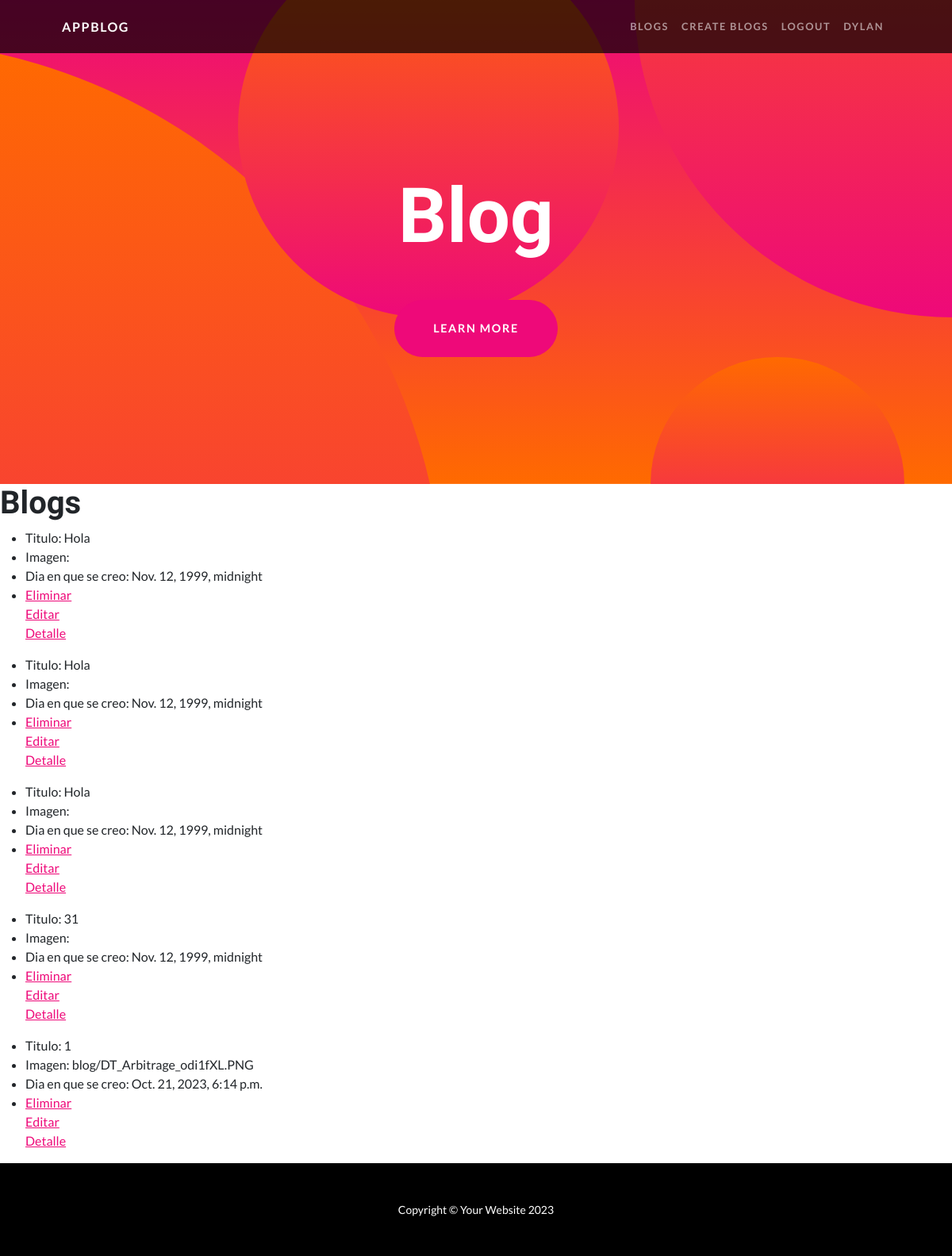
/pages/ (signed in), run on an earlier commit of the app's database.
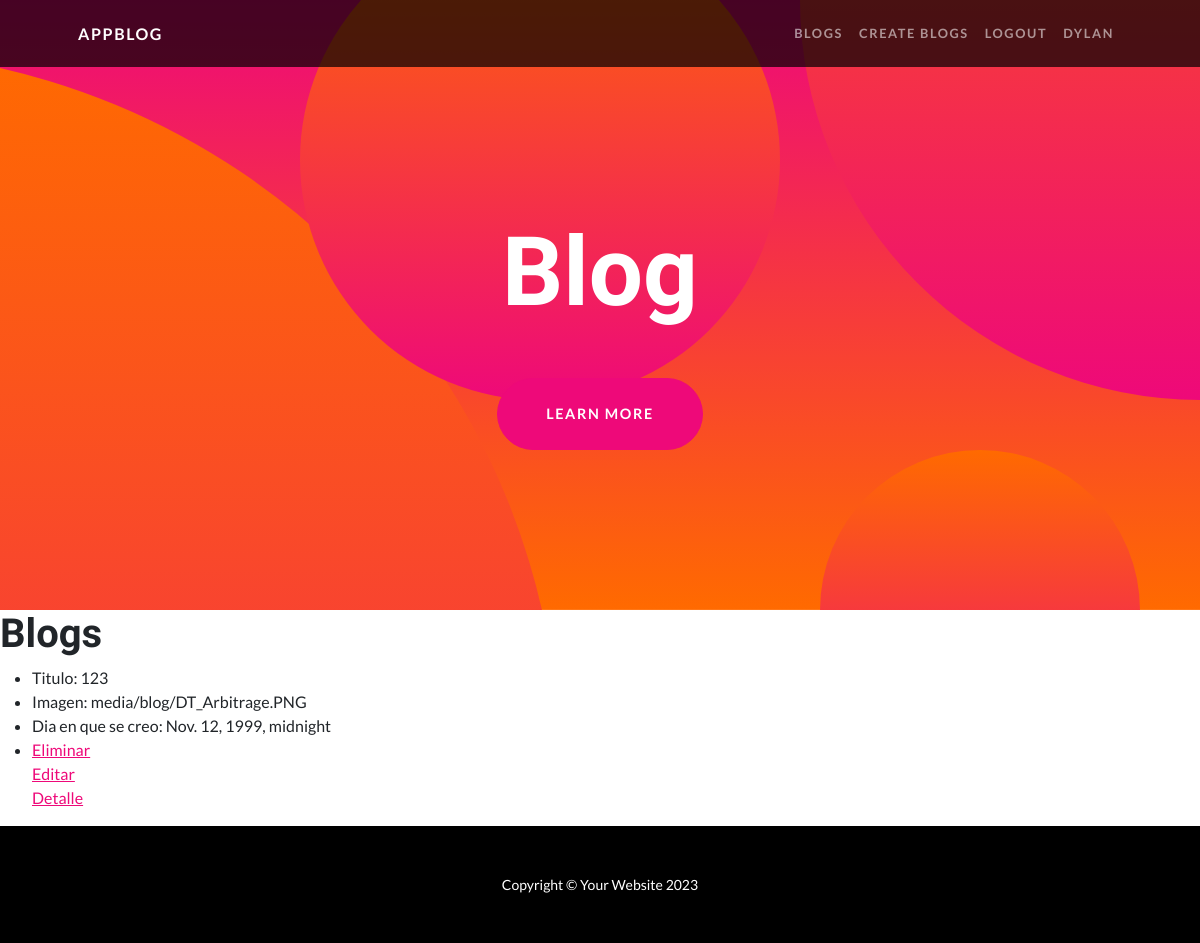
And on a later commit of the database.
### AppBlog/models.py (models this page shows, shortened)
class Blog(models.Model):
    title = models.CharField(max_length=200)
    subtitle = models.CharField(max_length=200)
    body = models.CharField(max_length=1200)
    date = models.DateTimeField()
    image = models.ImageField(upload_to='media/blog/', null=True, blank=True)

### AppBlog/views.py (the view)
# urls.py: path("pages/", BlogsListView.as_view(),  name="pages"),
class BlogsListView(LoginRequiredMixin, ListView):
    model = Blog
    template_name = "AppBlog/blogs.html"

### AppBlog/templates/AppBlog/blogs.html
{% extends "AppBlog/base.html" %}
{% load static %}
{% block sections %}
<h1>Blogs</h1>
{% for blog in object_list %}
    <ul>
        <li>Titulo: {{blog.title}}</li>
        <li>Imagen: {{blog.image}}</li>
        <li>Dia en que se creo: {{blog.date}}</li>
        <li>
            {% if request.user.is_staff%}
                <a href="{% url  'delete' blog.id %}">Eliminar</a>
                <br/>
                <a href="{% url  'update' blog.id %}">Editar</a>
                <br/>
            {% endif %}
            <a href="{% url  'detail' blog.id %}">Detalle</a>
        </li>
    </ul>
{% endfor %}
{% endblock %}

### AppBlog/templates/AppBlog/base.html (shortened to what this page needs)
<!DOCTYPE html>
<html lang="en">
    <head>
        {% load static %}
        <link href="{% static 'AppBlog/css/styles.css' %}" rel="stylesheet" />
    </head>
    <body id="page-top">
        <nav class="navbar navbar-expand-lg navbar-dark navbar-custom fixed-top">
            <div class="container px-5">
                <a class="navbar-brand" href="#page-top">AppBlog</a>
                <div class="collapse navbar-collapse" id="navbarResponsive">
                    <ul class="navbar-nav ms-auto">
                        <li class="nav-item"><a class="nav-link" href="{% url 'pages' %}">Blogs</a></li>
                        <li class="nav-item"><a class="nav-link" href="{% url 'create_blogs' %}">Create Blogs</a></li>
                        {% if request.user.is_authenticated %}
                            <li class="nav-item"><a class="nav-link" href="{% url 'logout' %}">Logout</a></li>
                            <li class="nav-item"><a class="nav-link" href="{% url 'profile' %}">{{request.user.username}}</a></li>
                        {% endif %}
                    </ul>
                </div>
            </div>
        </nav>
        <header class="masthead text-center text-white">
            <div class="masthead-content">
                <div class="container px-5">
                    <h1 class="masthead-heading mb-0">Blog</h1>
                    <a class="btn btn-primary btn-xl rounded-pill mt-5" href="#scroll">Learn More</a>
                </div>
            </div>
            <div class="bg-circle-1 bg-circle"></div>
            <div class="bg-circle-2 bg-circle"></div>
            <div class="bg-circle-3 bg-circle"></div>
            <div class="bg-circle-4 bg-circle"></div>
        </header>
        {% block sections %}
        {% endblock %}
        <footer class="py-5 bg-black">
            <div class="container px-5"><p class="m-0 text-center text-white small">Copyright &copy; Your Website 2023</p></div>
        </footer>
    </body>
</html>

What changed in the data, as far as the page shows it:
removed Blog: title "Hola", date "Nov. 12, 1999, midnight"
removed Blog: title "Hola", date "Nov. 12, 1999, midnight"
removed Blog: title "Hola", date "Nov. 12, 1999, midnight"
removed Blog: title "31", date "Nov. 12, 1999, midnight"
removed Blog: title "1", image "blog/DT_Arbitrage_odi1fXL.PNG", date "Oct. 21, 2023, 6:14 p.m."
added Blog: title "123", image "media/blog/DT_Arbitrage.PNG", date "Nov. 12, 1999, midnight"
